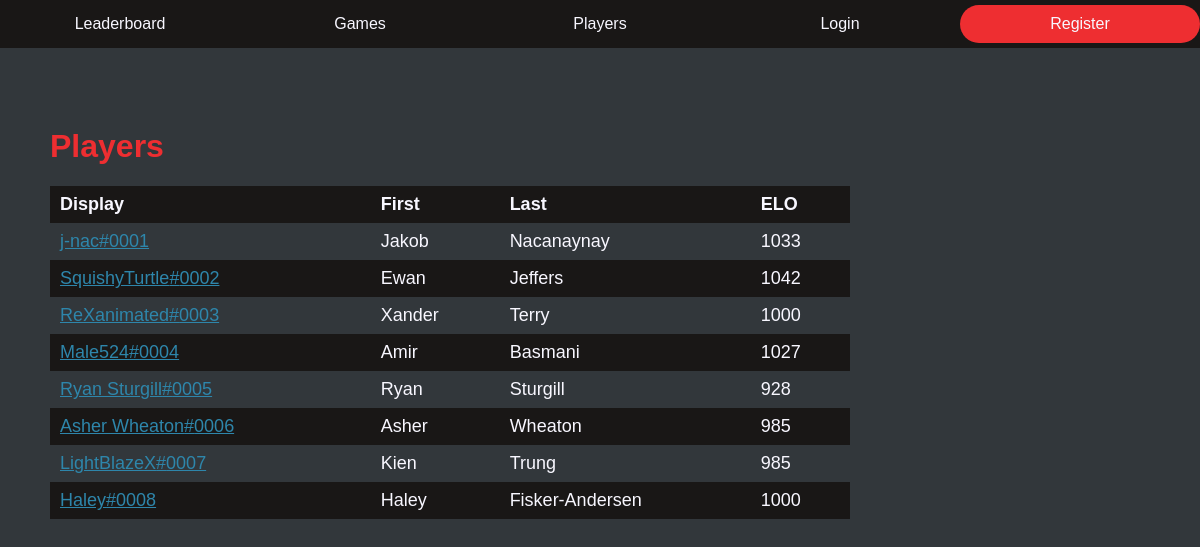
The page /players on the database its author committed.
### flaskapp/models.py (models this page shows, shortened)
class User(UserMixin, db.Model):
    __tablename__ = 'user'
    id = db.Column(db.Integer, primary_key=True)
    username = db.Column(db.String, unique=True, nullable=False)
    display_name = db.Column(db.String, nullable=False)
    _password = db.Column(db.String, nullable=False, default=secrets.token_urlsafe(32)) # Do not directly change the _password property. Use set_password() and check_password()
    email = db.Column(db.String, unique=True, nullable=False)
    email_is_verified = db.Column(db.Boolean, nullable=False, default=False)
    email_confirmed_timestamp = db.Column(db.DateTime)
    firstname = db.Column(db.String, nullable=False)
    lastname = db.Column(db.String, nullable=False)
    elo = db.Column(db.Integer, nullable=False, default=1000)
    account_created_timestamp = db.Column(db.DateTime, nullable=False, default=datetime.now(timezone.utc))
    last_login_timestamp = db.Column(db.DateTime, nullable=False, default=datetime.now(timezone.utc))
    profile_picture = db.Column(db.String)
    description = db.Column(db.Text)
    is_admin = db.Column(db.Boolean, default=False, nullable=False) # Can remove people
    is_verified = db.Column(db.Boolean, default=False, nullable=False) # Can add games
    is_referee = db.Column(db.Boolean, default=False, nullable=False) # Can verify games
    play_count = db.Column(db.Integer, nullable=False, default=0)
    officiate_count = db.Column(db.Integer, nullable=False, default=0)
    '''
    Added by Tournament backref:
    - tournaments_played
    - tournaments_officiated
    '''
    awards = db.relationship('Award', secondary='awardee_award', backref='awardees')
    games_played1 = db.relationship('Game', backref='player1', foreign_keys='Game.player1_id')
    games_played2 = db.relationship('Game', backref='player2', foreign_keys='Game.player2_id')
    games_officiated = db.relationship('Game', backref='referee', foreign_keys='Game.referee_id')
    def set_password(self, password):
        self._password = bcrypt.generate_password_hash(password).decode('utf-8')
        return True
    def check_password(self, password):
        return bcrypt.check_password_hash(self._password, password)

### flaskapp/routes.py (the view)
@app.route('/players')
def players():
    query = db.select(User)
    users = db.session.execute(query).scalars()
    return render_template('players.html', current_user=current_user, users=users,)

### flaskapp/templates/players.html (shortened to what this page needs)
{% extends 'base.html' %}
{% block content %}
<h1>Players</h1>
<table>
    <tr>
        <th>Display</th>
        <th>First</th>
        <th>Last</th>
        <th>ELO</th>
    </tr>
    {% for user in users %}
        <tr>
            <td><a href="{{ url_for('profile', id=user.id) }}">{{ user.display_name }}#{{ '%04d' % user.id }}</a></td>
            <td>{{ user.firstname }}</td>
            <td>{{ user.lastname }}</td>
            <td>{{ user.elo|round|int }}</td>
        </tr>
    {% endfor %}
</table>
{% endblock %}

### flaskapp/static/css/base.css (style rules this page uses)
:root { --background: #32373B; --darker: #191716; --text: #F8F7FF; --primary: #EE2E31; --secondary: #2E86AB; --accent: #FABC2A; }
body { background-color: var(--background); color: var(--text); margin: 0; font-family: sans-serif; }
h1 { color: var(--primary) }
a { color: var(--secondary); }
table { text-align: left; border-collapse: collapse; min-width: 800px; }
th, td { font-size: 18px; padding: 8px 10px; }
tr:nth-child(odd) { background-color: var(--darker); }

### rows shown on the page
User: display_name "j-nac", id "0001", firstname "Jakob", lastname "Nacanaynay", elo "1033"
User: display_name "SquishyTurtle", id "0002", firstname "Ewan", lastname "Jeffers", elo "1042"
User: display_name "ReXanimated", id "0003", firstname "Xander", lastname "Terry", elo "1000"
User: display_name "Male524", id "0004", firstname "Amir", lastname "Basmani", elo "1027"
User: display_name "Ryan Sturgill", id "0005", firstname "Ryan", lastname "Sturgill", elo "928"
User: display_name "Asher Wheaton", id "0006", firstname "Asher", lastname "Wheaton", elo "985"
User: display_name "LightBlazeX", id "0007", firstname "Kien", lastname "Trung", elo "985"
User: display_name "Haley", id "0008", firstname "Haley", lastname "Fisker-Andersen", elo "1000"
